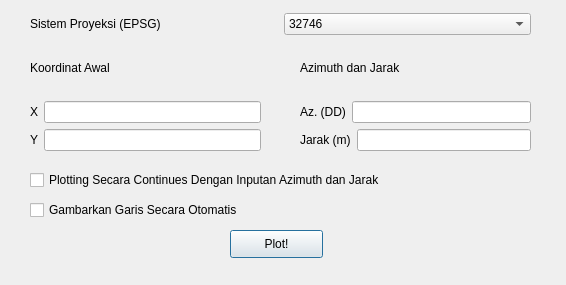
<?xml version="1.0" encoding="UTF-8"?>
<ui version="4.0">
 <class>SudutJarakDialogBase</class>
 <widget class="QDialog" name="SudutJarakDialogBase">
  <property name="geometry">
   <rect>
    <x>0</x>
    <y>0</y>
    <width>566</width>
    <height>285</height>
   </rect>
  </property>
  <property name="windowTitle">
   <string>Sudut dan Jarak</string>
  </property>
  <widget class="QPushButton" name="plot">
   <property name="geometry">
    <rect>
     <x>230</x>
     <y>230</y>
     <width>93</width>
     <height>28</height>
    </rect>
   </property>
   <property name="text">
    <string>Plot!</string>
   </property>
  </widget>
  <widget class="QWidget" name="horizontalLayoutWidget">
   <property name="geometry">
    <rect>
     <x>30</x>
     <y>10</y>
     <width>501</width>
     <height>28</height>
    </rect>
   </property>
   <layout class="QHBoxLayout" name="horizontalLayout_5">
    <item>
     <widget class="QLabel" name="label_8">
      <property name="text">
       <string>Sistem Proyeksi (EPSG)</string>
      </property>
     </widget>
    </item>
    <item>
     <widget class="QComboBox" name="input_epsg">
      <item>
       <property name="text">
        <string>32746</string>
       </property>
      </item>
      <item>
       <property name="text">
        <string>32747</string>
       </property>
      </item>
      <item>
       <property name="text">
        <string>32748</string>
       </property>
      </item>
      <item>
       <property name="text">
        <string>32749</string>
       </property>
      </item>
      <item>
       <property name="text">
        <string>32750</string>
       </property>
      </item>
      <item>
       <property name="text">
        <string>32751</string>
       </property>
      </item>
      <item>
       <property name="text">
        <string>32752</string>
       </property>
      </item>
      <item>
       <property name="text">
        <string>32753</string>
       </property>
      </item>
      <item>
       <property name="text">
        <string>32754</string>
       </property>
      </item>
     </widget>
    </item>
   </layout>
  </widget>
  <widget class="QCheckBox" name="garis_checkbox">
   <property name="geometry">
    <rect>
     <x>30</x>
     <y>200</y>
     <width>231</width>
     <height>20</height>
    </rect>
   </property>
   <property name="text">
    <string>Gambarkan Garis Secara Otomatis</string>
   </property>
  </widget>
  <widget class="QCheckBox" name="plotting_checkbox">
   <property name="geometry">
    <rect>
     <x>30</x>
     <y>170</y>
     <width>381</width>
     <height>20</height>
    </rect>
   </property>
   <property name="text">
    <string>Plotting Secara Continues Dengan Inputan Azimuth dan Jarak</string>
   </property>
  </widget>
  <widget class="QWidget" name="gridLayoutWidget_7">
   <property name="geometry">
    <rect>
     <x>300</x>
     <y>40</y>
     <width>231</width>
     <height>111</height>
    </rect>
   </property>
   <layout class="QGridLayout" name="gridLayout_6">
    <item row="1" column="0">
     <layout class="QHBoxLayout" name="horizontalLayout_4">
      <item>
       <widget class="QLabel" name="label_5">
        <property name="text">
         <string>Az. (DD)</string>
        </property>
       </widget>
      </item>
      <item>
       <widget class="QLineEdit" name="input_az">
        <property name="text">
         <string/>
        </property>
       </widget>
      </item>
     </layout>
    </item>
    <item row="0" column="0">
     <widget class="QLabel" name="label_4">
      <property name="text">
       <string>Azimuth dan Jarak</string>
      </property>
     </widget>
    </item>
    <item row="2" column="0">
     <layout class="QHBoxLayout" name="horizontalLayout_3">
      <item>
       <widget class="QLabel" name="label_6">
        <property name="text">
         <string>Jarak (m)</string>
        </property>
       </widget>
      </item>
      <item>
       <widget class="QLineEdit" name="input_jarak">
        <property name="text">
         <string/>
        </property>
       </widget>
      </item>
     </layout>
    </item>
   </layout>
  </widget>
  <widget class="QWidget" name="gridLayoutWidget_8">
   <property name="geometry">
    <rect>
     <x>30</x>
     <y>40</y>
     <width>231</width>
     <height>111</height>
    </rect>
   </property>
   <layout class="QGridLayout" name="gridLayout_8">
    <item row="1" column="0">
     <layout class="QHBoxLayout" name="horizontalLayout_8">
      <item>
       <widget class="QLabel" name="label_7">
        <property name="text">
         <string>X</string>
        </property>
       </widget>
      </item>
      <item>
       <widget class="QLineEdit" name="input_x">
        <property name="text">
         <string/>
        </property>
       </widget>
      </item>
     </layout>
    </item>
    <item row="2" column="0">
     <layout class="QHBoxLayout" name="horizontalLayout_9">
      <item>
       <widget class="QLabel" name="label_3">
        <property name="text">
         <string>Y</string>
        </property>
       </widget>
      </item>
      <item>
       <widget class="QLineEdit" name="input_y">
        <property name="text">
         <string/>
        </property>
       </widget>
      </item>
     </layout>
    </item>
    <item row="0" column="0">
     <widget class="QLabel" name="label">
      <property name="text">
       <string>Koordinat Awal</string>
      </property>
     </widget>
    </item>
   </layout>
  </widget>
 </widget>
 <resources/>
 <connections/>
</ui>
